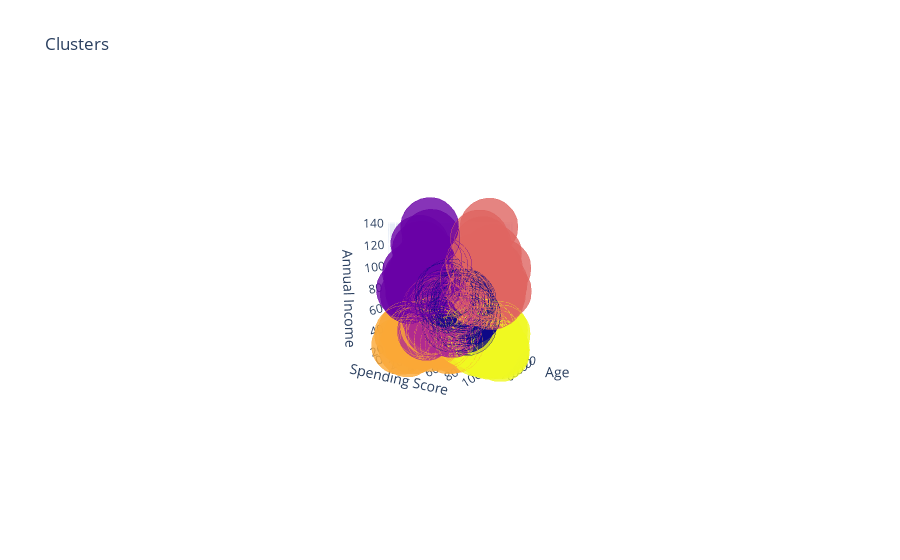

Here is the notebook cell this chart was saved with:
### Markdown cell above
# 3D Plotting of the Clusters #

### Code cell
# Add the cluster labels as a new column in the DataFrame df
df['label3'] = labels3

# Define the trace for the 3D scatter plot
trace1 = go.Scatter3d(
    x=df['Age'],
    y=df['Spending Score (1-100)'],
    z=df['Annual Income (k$)'],
    mode='markers',
    marker=dict(
        color=df['label3'],  # Color by cluster labels
        size=20,
        line=dict(
            color=df['label3'],
            width=12
        ),
        opacity=0.8
    )
)

# Define the data for the plot
data = [trace1]

# Define the layout for the plot
layout = go.Layout(
    title='Clusters',
    scene=dict(
        xaxis=dict(title='Age'),
        yaxis=dict(title='Spending Score'),
        zaxis=dict(title='Annual Income')
    )
)

# Create the figure
fig = go.Figure(data=data, layout=layout)

# Plot the figure
py.offline.iplot(fig)

### Figure 1 — Plotly figure (JSON) as saved in the notebook; plotly's stock layout.template omitted (floating-point values rounded to 4 significant figures; data arrays with more than 128 entries replaced by an {"elided": "..."} marker saying what was removed)
{"data": [{"marker": {"color": {"elided": "200 int values"}, "line": {"color": {"elided": "200 int values"}, "width": 12}, "opacity": 0.8, "size": 20}, "mode": "markers", "x": {"elided": "200 int values"}, "y": {"elided": "200 int values"}, "z": {"elided": "200 int values"}, "type": "scatter3d"}], "layout": {"scene": {"xaxis": {"title": {"text": "Age"}, "type": "linear"}, "yaxis": {"title": {"text": "Spending Score"}, "type": "linear"}, "zaxis": {"title": {"text": "Annual Income"}, "type": "linear"}, "aspectratio": {"x": 0.6093, "y": 1.148, "z": 1.429}, "aspectmode": "auto", "camera": {"up": {"x": 0, "y": 0, "z": 1}, "center": {"x": 0, "y": 0, "z": 0}, "eye": {"x": 4.144, "y": 2.466, "z": 0.7662}, "projection": {"type": "perspective"}}}, "title": {"text": "Clusters"}, "autosize": true}}
